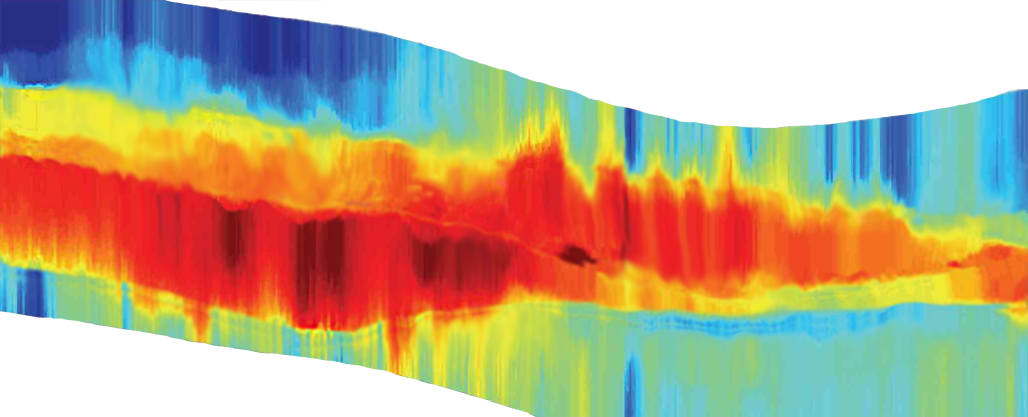
#> input picture Algorithm/3D_geosteering/MWDLWD-SLB-cleaned.png, 2055 x 833 px (shown at 1/2 size)
$ jupyter execute 'EarthStar_dataset_(1).ipynb'   (shell and % lines are left out)
#> lines starting #> are read from the running program, lines starting #| are printed output that depends on the picture
[cell 1]
from google.colab import drive
drive.mount('/content/drive')

[cell 2]
import sys

import numpy as np
import matplotlib.pyplot as plt
import matplotlib.image as mpimg


from scipy.ndimage import gaussian_filter, laplace
from scipy import ndimage
import cv2
from scipy import interpolate

from PIL import Image

[cell 3]
sys.path.append('/content/drive/MyDrive/Geosteering/Trajectory planning algorithm/EarthStar/')

[cell 4]
image_path = '/content/drive/MyDrive/Geosteering/Trajectory planning algorithm/EarthStar/MWDLWD-SLB-cleaned.png'

[cell 5]
nigger = 'MWDLWD-SLB-cleaned.png'

[cell 6]
def rgb2gray(rgb):
    return np.dot(rgb[...,:3], [0.2989, 0.5870, 0.1140])

img = mpimg.imread(nigger)
#> img is the input picture: shape (833, 2055, 4) float32; mean R, G, B, A 0.506, 0.436, 0.309, 0.766
gray = rgb2gray(img)
#> in rgb2gray, `return np.dot(rgb[...,:3], [0.2989, 0.5870, 0.1140])`:
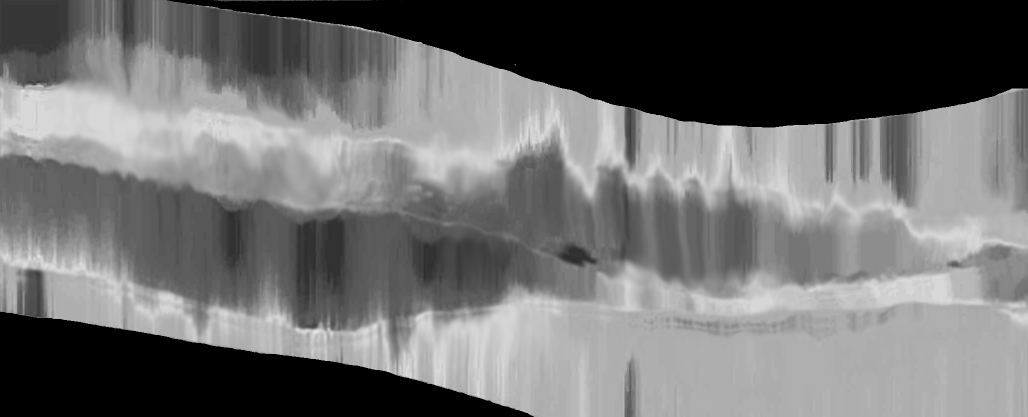
#> returned value: shape (833, 2055) float64 (shown at 1/2 size); min 0, max 0.923, mean 0.442

[cell 7]
gray = 1-gray
gray[gray == 1] -= 1
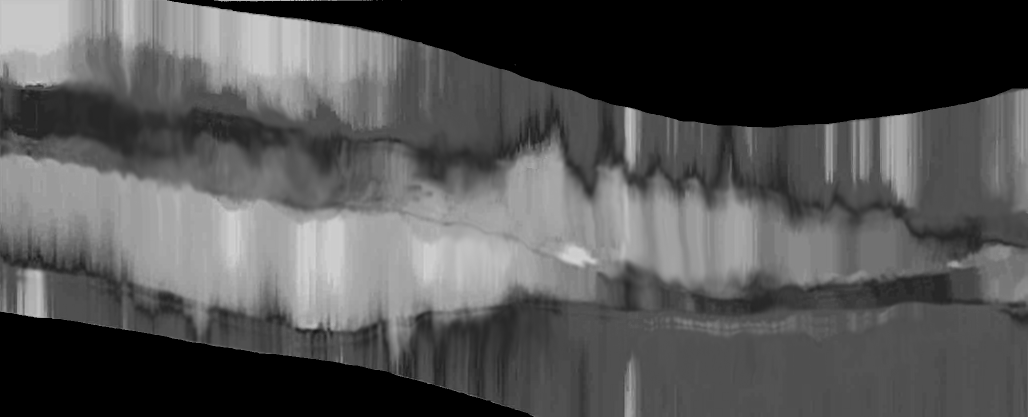
#> gray: shape (833, 2055) float64 (shown at 1/2 size); min 0, max 0.834, mean 0.326
main_arr = gray*35
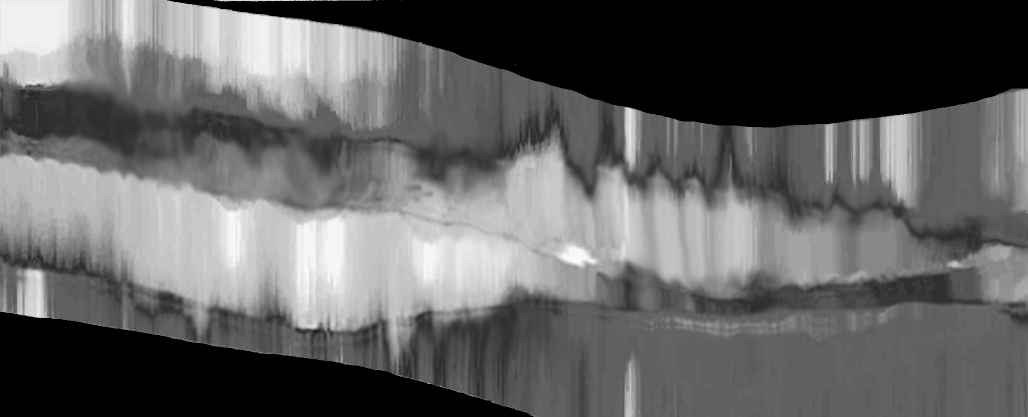
#> main_arr: shape (833, 2055) float64 (shown at 1/2 size); min 0, max 29.18, mean 11.4; drawn with min black and max white

[cell 8]
def plot(array, title = 'Resistivity', x_label = 'Distance /10 [m]', y_label = 'Depth /10 [m]', size = (20,5)):
  fig, ax = plt.subplots()
  fig.set_size_inches(size)
  plt.title(f'{title}')
  plt.xlabel(f'{x_label}')
  plt.ylabel(f'{y_label}')
  shw = ax.imshow(array, aspect='auto', interpolation = 'nearest', cmap = plt.get_cmap('gist_rainbow_r'))
  bar = plt.colorbar(shw)
  bar.set_label('Resistivity')
  bar.set_label('Rt [Ohm*m]')
plot(main_arr)

[cell 9]
image_first_derivative = gaussian_filter(main_arr, sigma=20)
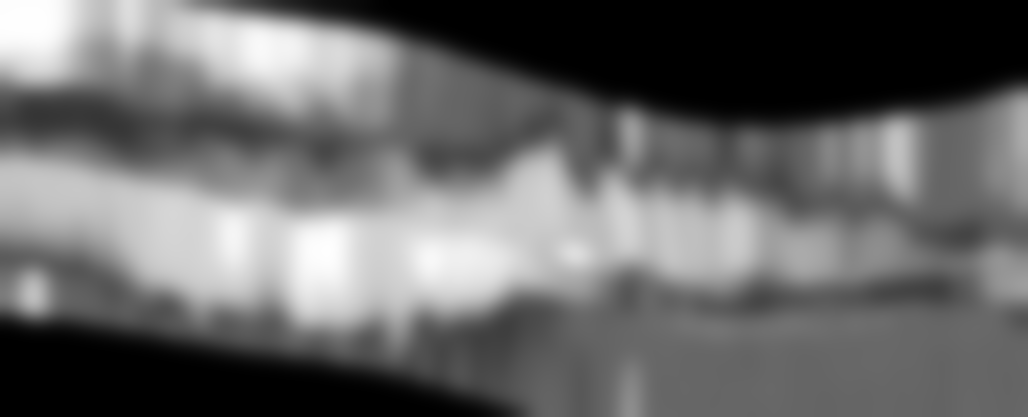
#> image_first_derivative: shape (833, 2055) float64 (shown at 1/2 size); min 0, max 27.52, mean 11.4; drawn with min black and max white

[cell 10]
plot(image_first_derivative, title = 'Resistivity - first derivative by gaussian filter')
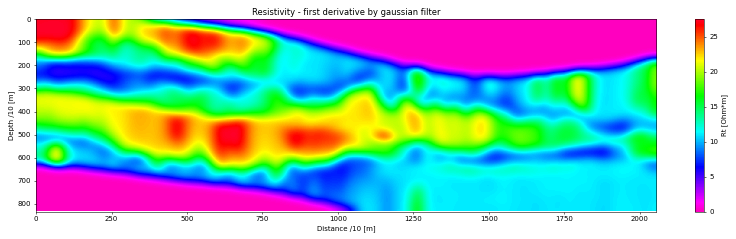
#> figure drawn by matplotlib, 2 panels

[cell 11]
# [34 lines of commented-out code are left out]

[cell 12]
for n in range (100):
    sampl_noize = np.random.uniform(low=n/(n**2+1), high=(n+2)/(n**2+1), size=(833, 2055))
    image_first_derivative+=sampl_noize
    sampl_noize = np.random.uniform(low=n/(n**2+1), high=(n+2)/(n**2+1), size=(833, 2055))
    image_first_derivative-=sampl_noize
image_first_derivative = abs(image_first_derivative)

[cell 13]
# a uniform (boxcar) filter with a width of 50
synth_section1 = ndimage.uniform_filter1d(image_first_derivative, 150, 0)
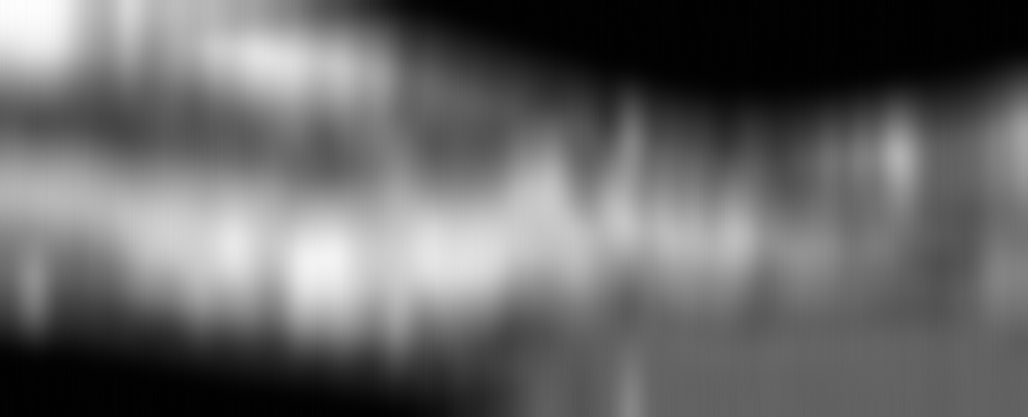
#> synth_section1: shape (833, 2055) float64 (shown at 1/2 size); min 0.551, max 27.7, mean 11.5; drawn with min black and max white

# a Gaussian filter with a standard deviation of 10
synth_section2 = ndimage.gaussian_filter1d(image_first_derivative, 90, 0)
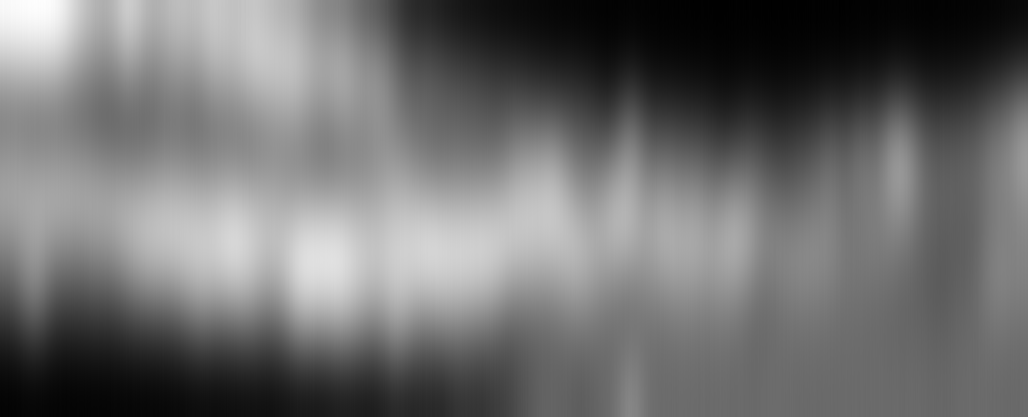
#> synth_section2: shape (833, 2055) float64 (shown at 1/2 size); min 0.682, max 25.61, mean 11.5; drawn with min black and max white

[cell 14]
kernel = np.array([[0, -1, 0],
                   [-1, 5,-1],
                   [0, -1, 0]])
synth_section1 = cv2.filter2D(src=synth_section1, ddepth=-25, kernel=kernel)
synth_section2 = cv2.filter2D(src=synth_section2, ddepth=-25, kernel=kernel)

[cell 15]
fig1, ax = plt.subplots(2,1)
fig1.set_size_inches(20,10)
plt.tight_layout()

ax[0].set_title('Resistivity - synthetic section 1')
ax[0].set_xlabel('Distance /10 [m]')
ax[0].set_ylabel('Depth /10 [m]')


ss1 = ax[0].imshow(synth_section1, aspect='auto',
                 interpolation = 'nearest',
                 cmap = plt.get_cmap('gist_rainbow_r'),
                 vmin=np.min(main_arr), vmax=np.max(main_arr))
bar = plt.colorbar(ss1,ax=ax[0])
bar.set_label('Resistivity')
bar.set_label('Rt [Ohm*m]')


ax[1].set_title('Resistivity - synthetic section 2')
ax[1].set_xlabel('Distance /10 [m]')
ax[1].set_ylabel('Depth /10 [m]')


ss1 = ax[1].imshow(synth_section2, aspect='auto',
                 interpolation = 'nearest',
                 cmap = plt.get_cmap('gist_rainbow_r'),
                 vmin=np.min(main_arr), vmax=np.max(main_arr))
bar = plt.colorbar(ss1,ax=ax[1])
bar.set_label('Resistivity')
bar.set_label('Rt [Ohm*m]')
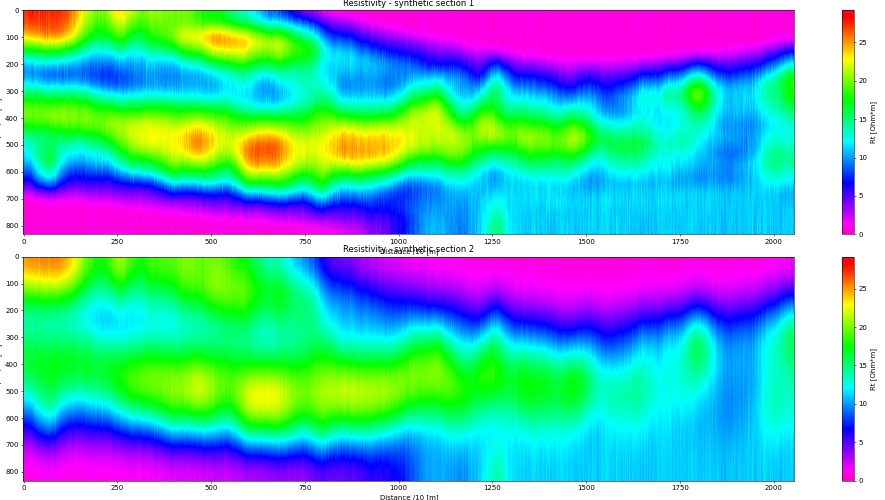
#> figure drawn by matplotlib, 4 panels

[cell 16]
synth_section1[None,:].shape
#> Out = (1, 833, 2055)

[cell 17]
empty_3d = np.empty([20,833,2055])
empty_3d[:] = np.nan

arr_3D = np.vstack([synth_section1[None,:], empty_3d])
arr_3D = np.vstack([arr_3D, main_arr[None,:]])
arr_3D = np.vstack([arr_3D, empty_3d])
arr_3D = np.vstack([arr_3D,synth_section2[None,:]])

[cell 18]
arr_3D.shape
#> Out = (43, 833, 2055)

Dirichlet interpolation requires even number of points. It is therefore advisable to interpolate left half and right half separately.

[cell 19]
def swastika(x, y, nnew_ratio): #dirichlet interpolation intended for purely z-slices (with z being the dimension along which the data is generated)
  n = x.shape[0]
  nigger = np.fft.fft(y)
  jew = np.fft.fftfreq(x.shape[-1], 2 / n)
  nnew = n*nnew_ratio
  x_new = np.linspace(x[0], x[-1], nnew*2)
  nigger = np.concatenate([nigger, [np.conjugate(nigger[n//2])]]) #crutch
  jew = np.concatenate([jew, [-jew[n//2]]])
  hitler = np.array([np.dot(nigger, np.exp(jew * 2j * np.pi * xn) / n) for xn in x_new]) #convolution with the Dirichlet kernel in Fourier dual space
  return x_new, hitler

[cell 20]
holocaust, holocaust1 = main_arr[10,10], synth_section1[10,10]
#> holocaust = 27.55; holocaust1 = 27.25

[cell 21]
x = np.array([3])
y = np.array([main_arr[10,100]])
#> y = [27.55]

[cell 22]
swastika(x,y, 2)

[cell 23]
x = np.arange(8)/4
y = np.array([holocaust, holocaust, holocaust, holocaust, holocaust1, holocaust1, holocaust1, holocaust1])
#> y = [27.55, 27.55, 27.55, 27.55, 27.25, 27.25, 27.25, 27.25]
x1, y1 = swastika(x,y,4)
#> x1 = 64 values from 0 to 1.75
print(y1.shape)
#| (64,)
plt.plot(x, y)
plt.plot(x1, y1.real)
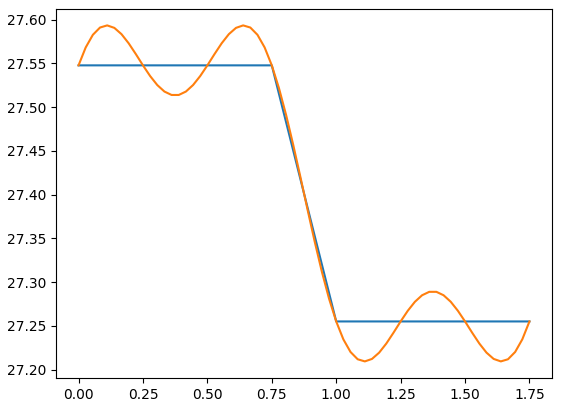
#> figure drawn by matplotlib, 1 panel; curve peaks at x = 0.111, y = 27.59
